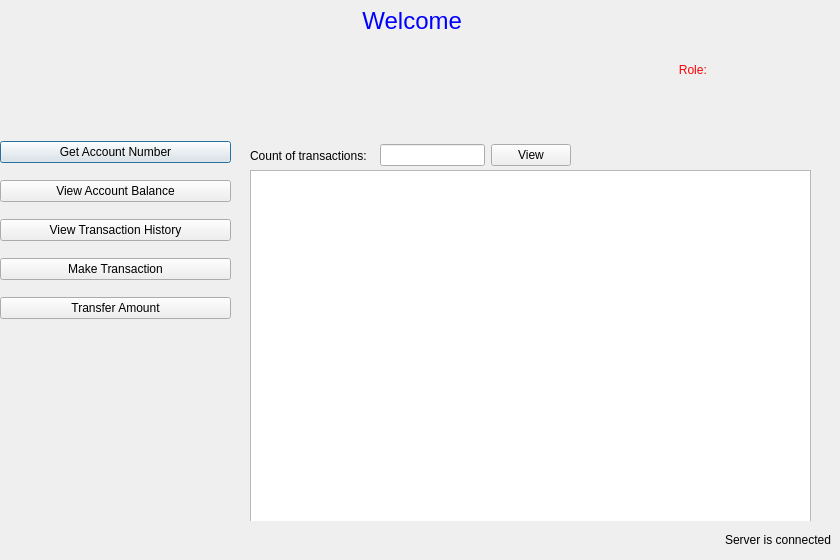
<?xml version="1.0" encoding="UTF-8"?>
<ui version="4.0">
 <class>MainUserWindow</class>
 <widget class="QDialog" name="MainUserWindow">
  <property name="geometry">
   <rect>
    <x>0</x>
    <y>0</y>
    <width>840</width>
    <height>560</height>
   </rect>
  </property>
  <property name="windowTitle">
   <string>User page</string>
  </property>
  <widget class="QLabel" name="ServerStateLabel">
   <property name="geometry">
    <rect>
     <x>680</x>
     <y>530</y>
     <width>151</width>
     <height>20</height>
    </rect>
   </property>
   <property name="text">
    <string>Server is connected</string>
   </property>
   <property name="alignment">
    <set>Qt::AlignRight|Qt::AlignTrailing|Qt::AlignVCenter</set>
   </property>
  </widget>
  <widget class="QWidget" name="layoutWidget">
   <property name="geometry">
    <rect>
     <x>0</x>
     <y>0</y>
     <width>831</width>
     <height>91</height>
    </rect>
   </property>
   <layout class="QVBoxLayout" name="verticalLayout">
    <item>
     <widget class="QLabel" name="WelcomeLabel">
      <property name="styleSheet">
       <string notr="true">font: 24pt &quot;Segoe UI&quot;;
color: rgb(255, 170, 255);</string>
      </property>
      <property name="text">
       <string>&lt;html&gt;&lt;head/&gt;&lt;body&gt;&lt;p align=&quot;center&quot;&gt;&lt;span style=&quot; font-size:18pt; color:#0000ff;&quot;&gt;Welcome &lt;/span&gt;&lt;/p&gt;&lt;/body&gt;&lt;/html&gt;</string>
      </property>
      <property name="alignment">
       <set>Qt::AlignCenter</set>
      </property>
     </widget>
    </item>
    <item>
     <layout class="QHBoxLayout" name="horizontalLayout">
      <item>
       <widget class="QLabel" name="label">
        <property name="text">
         <string/>
        </property>
       </widget>
      </item>
      <item>
       <widget class="QLabel" name="label_2">
        <property name="text">
         <string/>
        </property>
       </widget>
      </item>
      <item>
       <widget class="QLabel" name="WelcomeLabel_2">
        <property name="styleSheet">
         <string notr="true">font: 12pt &quot;Segoe UI&quot;;
color: rgb(255, 170, 255);</string>
        </property>
        <property name="text">
         <string>&lt;html&gt;&lt;head/&gt;&lt;body&gt;&lt;p align=&quot;center&quot;&gt;&lt;span style=&quot; color:#ff0004;&quot;&gt;Role: &lt;/span&gt;&lt;/p&gt;&lt;/body&gt;&lt;/html&gt;</string>
        </property>
        <property name="alignment">
         <set>Qt::AlignCenter</set>
        </property>
       </widget>
      </item>
     </layout>
    </item>
   </layout>
  </widget>
  <widget class="QWidget" name="layoutWidget">
   <property name="geometry">
    <rect>
     <x>0</x>
     <y>130</y>
     <width>231</width>
     <height>201</height>
    </rect>
   </property>
   <layout class="QVBoxLayout" name="verticalLayout_2">
    <item>
     <widget class="QPushButton" name="PB_GetAccountNumber">
      <property name="text">
       <string>Get Account Number</string>
      </property>
     </widget>
    </item>
    <item>
     <widget class="QPushButton" name="PB_ViewAccountBalance">
      <property name="text">
       <string>View Account Balance</string>
      </property>
     </widget>
    </item>
    <item>
     <widget class="QPushButton" name="PB_ViewTransactionHistory">
      <property name="text">
       <string>View Transaction History</string>
      </property>
     </widget>
    </item>
    <item>
     <widget class="QPushButton" name="PB_MakeTransaction">
      <property name="text">
       <string>Make Transaction</string>
      </property>
     </widget>
    </item>
    <item>
     <widget class="QPushButton" name="PB_TransferAmount">
      <property name="text">
       <string>Transfer Amount</string>
      </property>
     </widget>
    </item>
   </layout>
  </widget>
  <widget class="QStackedWidget" name="stackedWidget">
   <property name="geometry">
    <rect>
     <x>240</x>
     <y>140</y>
     <width>581</width>
     <height>381</height>
    </rect>
   </property>
   <property name="currentIndex">
    <number>2</number>
   </property>
   <widget class="QWidget" name="GetAccountNumber">
    <widget class="QLabel" name="AccNumLabel">
     <property name="geometry">
      <rect>
       <x>0</x>
       <y>70</y>
       <width>541</width>
       <height>61</height>
      </rect>
     </property>
     <property name="styleSheet">
      <string notr="true">color: rgb(0, 0, 0);
font: 16pt &quot;Segoe UI&quot;;</string>
     </property>
     <property name="text">
      <string>&lt;html&gt;&lt;head/&gt;&lt;body&gt;&lt;p align=&quot;center&quot;&gt;Your account number is&lt;/p&gt;&lt;/body&gt;&lt;/html&gt;</string>
     </property>
    </widget>
   </widget>
   <widget class="QWidget" name="ViewAccountBalance">
    <widget class="QLabel" name="BalanceLabel">
     <property name="geometry">
      <rect>
       <x>0</x>
       <y>70</y>
       <width>541</width>
       <height>51</height>
      </rect>
     </property>
     <property name="styleSheet">
      <string notr="true">color: rgb(0, 0, 0);
font: 16pt &quot;Segoe UI&quot;;</string>
     </property>
     <property name="text">
      <string>&lt;html&gt;&lt;head/&gt;&lt;body&gt;&lt;p align=&quot;center&quot;&gt;Your account balance=&lt;/p&gt;&lt;/body&gt;&lt;/html&gt;</string>
     </property>
    </widget>
   </widget>
   <widget class="QWidget" name="ViewTransactionHistory">
    <widget class="QTableView" name="TV_ViewTransactionHistory">
     <property name="geometry">
      <rect>
       <x>10</x>
       <y>30</y>
       <width>561</width>
       <height>391</height>
      </rect>
     </property>
     <property name="verticalScrollMode">
      <enum>QAbstractItemView::ScrollPerPixel</enum>
     </property>
     <property name="horizontalScrollMode">
      <enum>QAbstractItemView::ScrollPerPixel</enum>
     </property>
    </widget>
    <widget class="QWidget" name="layoutWidget_2">
     <property name="geometry">
      <rect>
       <x>10</x>
       <y>0</y>
       <width>321</width>
       <height>31</height>
      </rect>
     </property>
     <layout class="QHBoxLayout" name="horizontalLayout_8">
      <item>
       <widget class="QLabel" name="label_8">
        <property name="text">
         <string>Count of transactions:  </string>
        </property>
       </widget>
      </item>
      <item>
       <widget class="QLineEdit" name="LE_Count">
        <property name="inputMethodHints">
         <set>Qt::ImhDialableCharactersOnly|Qt::ImhDigitsOnly|Qt::ImhFormattedNumbersOnly|Qt::ImhPreferNumbers</set>
        </property>
        <property name="clearButtonEnabled">
         <bool>false</bool>
        </property>
       </widget>
      </item>
      <item>
       <widget class="QPushButton" name="PB_ViewHis">
        <property name="text">
         <string>View</string>
        </property>
       </widget>
      </item>
     </layout>
    </widget>
   </widget>
   <widget class="QWidget" name="MakeTransaction">
    <widget class="QLabel" name="TransactionBalanceLabel">
     <property name="geometry">
      <rect>
       <x>10</x>
       <y>10</y>
       <width>361</width>
       <height>21</height>
      </rect>
     </property>
     <property name="text">
      <string>Your Balance = </string>
     </property>
    </widget>
    <widget class="QLabel" name="Status">
     <property name="geometry">
      <rect>
       <x>30</x>
       <y>120</y>
       <width>361</width>
       <height>21</height>
      </rect>
     </property>
     <property name="text">
      <string/>
     </property>
    </widget>
    <widget class="QWidget" name="layoutWidget">
     <property name="geometry">
      <rect>
       <x>10</x>
       <y>30</y>
       <width>481</width>
       <height>141</height>
      </rect>
     </property>
     <layout class="QVBoxLayout" name="verticalLayout_3">
      <item>
       <layout class="QHBoxLayout" name="horizontalLayout_2">
        <item>
         <widget class="QLabel" name="label_4">
          <property name="text">
           <string>Transaction amount: </string>
          </property>
         </widget>
        </item>
        <item>
         <widget class="QLineEdit" name="LE_TransactionAmount">
          <property name="inputMethodHints">
           <set>Qt::ImhDialableCharactersOnly|Qt::ImhDigitsOnly|Qt::ImhFormattedNumbersOnly|Qt::ImhPreferNumbers</set>
          </property>
          <property name="clearButtonEnabled">
           <bool>false</bool>
          </property>
         </widget>
        </item>
       </layout>
      </item>
      <item>
       <layout class="QHBoxLayout" name="horizontalLayout_7">
        <item>
         <widget class="QLabel" name="label_7">
          <property name="text">
           <string>Please enter your signature: </string>
          </property>
         </widget>
        </item>
        <item>
         <widget class="QLineEdit" name="LE_TransactionSignature_2"/>
        </item>
       </layout>
      </item>
      <item>
       <layout class="QHBoxLayout" name="horizontalLayout_3">
        <item>
         <widget class="QPushButton" name="PB_Deposit">
          <property name="text">
           <string>Deposit</string>
          </property>
         </widget>
        </item>
        <item>
         <widget class="QPushButton" name="PB_Withdraw">
          <property name="text">
           <string>Withdraw</string>
          </property>
         </widget>
        </item>
       </layout>
      </item>
     </layout>
    </widget>
   </widget>
   <widget class="QWidget" name="TransferAmount">
    <widget class="QLabel" name="TransferBalanceLabel">
     <property name="geometry">
      <rect>
       <x>10</x>
       <y>10</y>
       <width>141</width>
       <height>20</height>
      </rect>
     </property>
     <property name="text">
      <string>Your balance= </string>
     </property>
    </widget>
    <widget class="QWidget" name="layoutWidget">
     <property name="geometry">
      <rect>
       <x>10</x>
       <y>30</y>
       <width>521</width>
       <height>171</height>
      </rect>
     </property>
     <layout class="QVBoxLayout" name="verticalLayout_5">
      <item>
       <layout class="QVBoxLayout" name="verticalLayout_4">
        <item>
         <layout class="QHBoxLayout" name="horizontalLayout_4">
          <item>
           <widget class="QLabel" name="label_3">
            <property name="text">
             <string>Please enter the account ID: </string>
            </property>
           </widget>
          </item>
          <item>
           <widget class="QLineEdit" name="LE_TransferAccID"/>
          </item>
         </layout>
        </item>
        <item>
         <layout class="QHBoxLayout" name="horizontalLayout_5">
          <item>
           <widget class="QLabel" name="label_5">
            <property name="text">
             <string>Please enter the amount to transfer: </string>
            </property>
           </widget>
          </item>
          <item>
           <widget class="QLineEdit" name="LE_TransferAmount"/>
          </item>
         </layout>
        </item>
        <item>
         <layout class="QHBoxLayout" name="horizontalLayout_6">
          <item>
           <widget class="QLabel" name="label_6">
            <property name="text">
             <string>Please enter your signature: </string>
            </property>
           </widget>
          </item>
          <item>
           <widget class="QLineEdit" name="LE_TransferSignature"/>
          </item>
         </layout>
        </item>
       </layout>
      </item>
      <item>
       <widget class="QPushButton" name="PB_Transfer">
        <property name="text">
         <string>Transfer</string>
        </property>
       </widget>
      </item>
     </layout>
    </widget>
   </widget>
   <widget class="QWidget" name="EmptyPage"/>
  </widget>
  <widget class="QWidget" name="layoutWidget">
   <property name="geometry">
    <rect>
     <x>0</x>
     <y>0</y>
     <width>2</width>
     <height>2</height>
    </rect>
   </property>
   <layout class="QVBoxLayout" name="verticalLayout_6"/>
  </widget>
  <widget class="QWidget" name="layoutWidget">
   <property name="geometry">
    <rect>
     <x>0</x>
     <y>0</y>
     <width>2</width>
     <height>2</height>
    </rect>
   </property>
   <layout class="QVBoxLayout" name="verticalLayout_7"/>
  </widget>
 </widget>
 <resources/>
 <connections/>
</ui>
